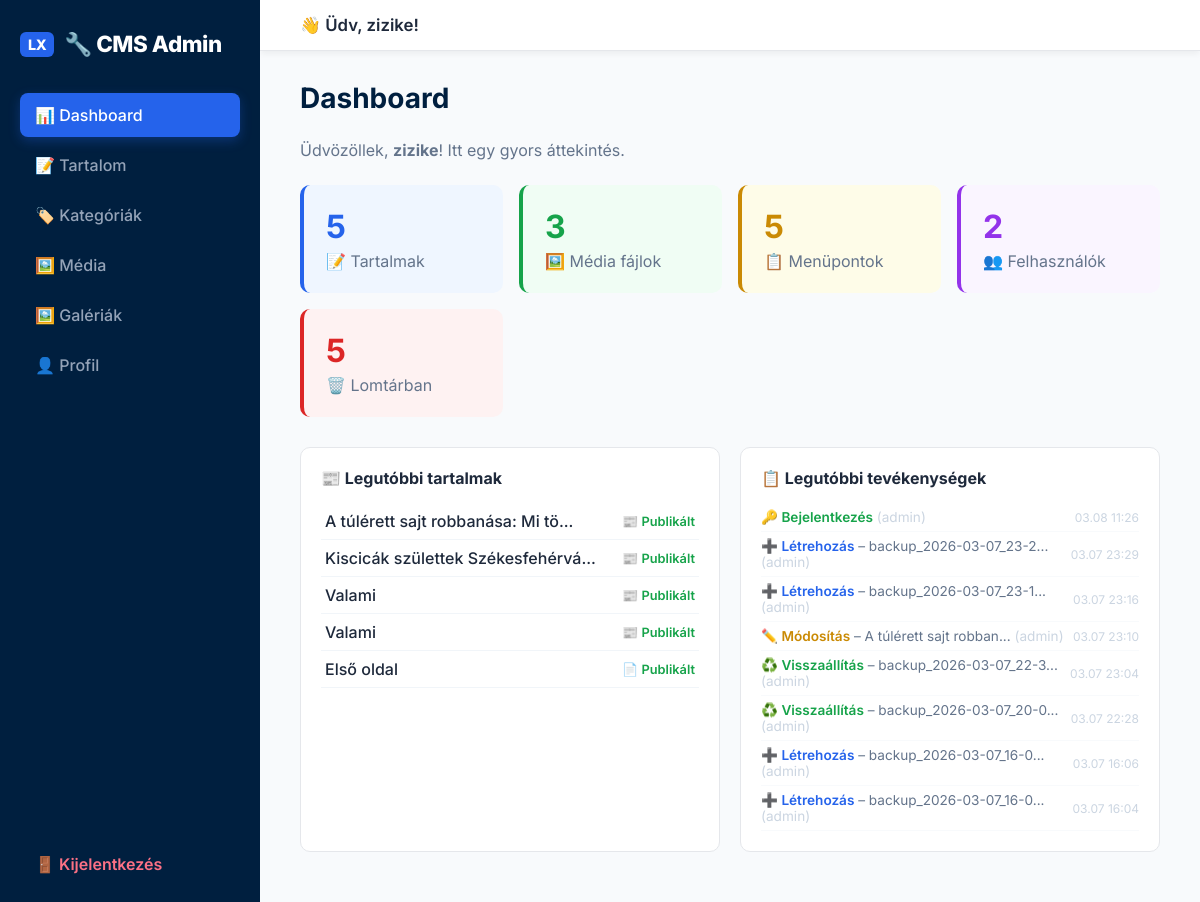
The app's page /admin/index.php (signed in) with its own data.
### tables this page shows
CREATE TABLE `posts` (
  `id` int(11) NOT NULL AUTO_INCREMENT,
  `title` varchar(255) DEFAULT NULL,
  `slug` varchar(255) DEFAULT NULL,
  `content` text DEFAULT NULL,
  `status` varchar(20) DEFAULT 'published',
  `post_type` varchar(20) DEFAULT 'page',
  `meta_title` varchar(255) DEFAULT NULL,
  `meta_description` text DEFAULT NULL,
  `featured_image` varchar(255) DEFAULT NULL,
  `publish_at` datetime DEFAULT NULL,
  `deleted_at` datetime DEFAULT NULL,
  PRIMARY KEY (`id`),
  UNIQUE KEY `slug` (`slug`)
);

CREATE TABLE `activity_log` (
  `id` int(11) NOT NULL AUTO_INCREMENT,
  `user_id` int(11) DEFAULT NULL,
  `username` varchar(100) DEFAULT NULL,
  `action` varchar(50) NOT NULL,
  `target_type` varchar(50) DEFAULT NULL,
  `target_id` int(11) DEFAULT NULL,
  `target_title` varchar(255) DEFAULT NULL,
  `details` text DEFAULT NULL,
  `ip_address` varchar(45) DEFAULT NULL,
  `created_at` timestamp NOT NULL DEFAULT current_timestamp(),
  PRIMARY KEY (`id`),
  KEY `idx_created` (`created_at`),
  KEY `idx_user` (`user_id`)
);

### admin/index.php (the view, shortened to what this page needs)
<?php
require_once '../config.php';
require_once 'layout.php';
    ?>
    <?php
$postCount = $db->query("SELECT COUNT(*) FROM posts WHERE deleted_at IS NULL")->fetchColumn();
$mediaCount = $db->query("SELECT COUNT(*) FROM media")->fetchColumn();
$menuCount = $db->query("SELECT COUNT(*) FROM menus")->fetchColumn();
$userCount = $db->query("SELECT COUNT(*) FROM users")->fetchColumn();
$trashCount = $db->query("SELECT COUNT(*) FROM posts WHERE deleted_at IS NOT NULL")->fetchColumn();
$recentPosts = $db->query("SELECT id, title, post_type, status FROM posts WHERE deleted_at IS NULL ORDER BY id DESC LIMIT 5")->fetchAll();
$recentLogs = [];
try {
    $recentLogs = $db->query("SELECT * FROM activity_log ORDER BY created_at DESC LIMIT 8")->fetchAll();
} catch (PDOException $e) {
}
?>
<p style="margin-bottom: 25px; color: #64748b;">Üdvözöllek,
    <strong><?php echo htmlspecialchars($_SESSION['admin_user']); ?></strong>! Itt egy gyors áttekintés.
</p>
<div
    style="display: grid; grid-template-columns: repeat(auto-fill, minmax(180px, 1fr)); gap: 16px; margin-bottom: 30px;">
    <div style="background: #eff6ff; padding: 22px; border-radius: 10px; border-left: 4px solid #2563eb;">
        <div style="font-size: 2rem; font-weight: 700; color: #2563eb;"><?php echo $postCount; ?></div>
        <div style="color: #64748b; margin-top: 5px;">📝 Tartalmak</div>
    </div>
    <div style="background: #f0fdf4; padding: 22px; border-radius: 10px; border-left: 4px solid #16a34a;">
        <div style="font-size: 2rem; font-weight: 700; color: #16a34a;"><?php echo $mediaCount; ?></div>
        <div style="color: #64748b; margin-top: 5px;">🖼️ Média fájlok</div>
    </div>
    <div style="background: #fefce8; padding: 22px; border-radius: 10px; border-left: 4px solid #ca8a04;">
        <div style="font-size: 2rem; font-weight: 700; color: #ca8a04;"><?php echo $menuCount; ?></div>
        <div style="color: #64748b; margin-top: 5px;">📋 Menüpontok</div>
    </div>
    <div style="background: #faf5ff; padding: 22px; border-radius: 10px; border-left: 4px solid #9333ea;">
        <div style="font-size: 2rem; font-weight: 700; color: #9333ea;"><?php echo $userCount; ?></div>
        <div style="color: #64748b; margin-top: 5px;">👥 Felhasználók</div>
    </div>
    <?php if ($trashCount > 0): ?>
        <div style="background: #fef2f2; padding: 22px; border-radius: 10px; border-left: 4px solid #dc2626;">
            <div style="font-size: 2rem; font-weight: 700; color: #dc2626;"><?php echo $trashCount; ?></div>
            <div style="color: #64748b; margin-top: 5px;">🗑️ Lomtárban</div>
        </div>
    <?php endif; ?>
</div>
<div style="display: grid; grid-template-columns: 1fr 1fr; gap: 20px; margin-bottom: 30px;">
    <div style="background: #fff; padding: 20px; border-radius: 10px; border: 1px solid #e5e7eb;">
        <h3 style="margin-bottom: 15px; color: #1e293b; font-size: 1rem;">📰 Legutóbbi tartalmak</h3>
        <?php if (empty($recentPosts)): ?>
            <p style="color: #94a3b8;">Nincs még tartalom.</p>
        <?php else: ?>
            <table style="width: 100%; border-collapse: collapse;">
                <?php foreach ($recentPosts as $rp): ?>
                    <tr>
                        <td style="padding: 8px 4px; border-bottom: 1px solid #f1f5f9;">
                            <a href="posts.php?edit=<?php echo $rp['id']; ?>"
                                style="color: #1e293b; text-decoration: none; font-weight: 500;">
                                <?php echo htmlspecialchars(mb_strimwidth($rp['title'], 0, 35, '...')); ?>
                            </a>
                        </td>
                        <td
                            style="padding: 8px 4px; border-bottom: 1px solid #f1f5f9; color: #94a3b8; font-size: 0.8rem; text-align: right; white-space: nowrap;">
                            <?php
                            $typeIcon = $rp['post_type'] === 'post' ? '📰' : '📄';
                            $statusColors = ['published' => '#16a34a', 'draft' => '#ca8a04', 'scheduled' => '#2563eb'];
                            $statusLabel = ['published' => 'Publikált', 'draft' => 'Vázlat', 'scheduled' => 'Ütemezett'];
                            ?>
                            <?php echo $typeIcon; ?>
                            <span style="color: <?php echo $statusColors[$rp['status']] ?? '#94a3b8'; ?>; font-weight: 600;">
                                <?php echo $statusLabel[$rp['status']] ?? $rp['status']; ?>
                            </span>
                        </td>
                    </tr>
                <?php endforeach; ?>
            </table>
        <?php endif; ?>
    </div>
    <div style="background: #fff; padding: 20px; border-radius: 10px; border: 1px solid #e5e7eb;">
        <h3 style="margin-bottom: 15px; color: #1e293b; font-size: 1rem;">📋 Legutóbbi tevékenységek</h3>
        <?php if (empty($recentLogs)): ?>
            <p style="color: #94a3b8;">Nincs még bejegyzett tevékenység.</p>
        <?php else: ?>
            <?php
            $actionLabels = [
                'login' => ['🔑 Bejelentkezés', '#16a34a'],
                'logout' => ['🚪 Kijelentkezés', '#64748b'],
                'create' => ['➕ Létrehozás', '#2563eb'],
                'update' => ['✏️ Módosítás', '#ca8a04'],
                'delete' => ['🗑️ Lomtárba', '#dc2626'],
                'restore' => ['♻️ Visszaállítás', '#16a34a'],
                'purge' => ['❌ Végleges törlés', '#991b1b'],
            ];
            ?>
            <?php foreach ($recentLogs as $log): ?>
                <?php
                $label = $actionLabels[$log['action']] ?? ['❓ ' . $log['action'], '#64748b'];
                ?>
                <div
                    style="padding: 6px 0; border-bottom: 1px solid #f8fafc; font-size: 0.85rem; display: flex; justify-content: space-between; align-items: center;">
                    <div>
                        <span style="color: <?php echo $label[1]; ?>; font-weight: 600;"><?php echo $label[0]; ?></span>
                        <?php if ($log['target_title']): ?>
                            <span style="color: #64748b;"> –
                                <?php echo htmlspecialchars(mb_strimwidth($log['target_title'], 0, 25, '...')); ?></span>
                        <?php endif; ?>
                        <span style="color: #cbd5e1;"> (<?php echo htmlspecialchars($log['username']); ?>)</span>
                    </div>
                    <span style="color: #cbd5e1; font-size: 0.75rem; white-space: nowrap;">
                        <?php echo date('m.d H:i', strtotime($log['created_at'])); ?>
                    </span>
                </div>
            <?php endforeach; ?>
        <?php endif; ?>
    </div>
</div>

### admin/layout.php (style rules this page uses)
* { box-sizing: border-box; margin: 0; padding: 0; }
body { display: flex; font-family: 'Inter', system-ui, -apple-system, sans-serif; background: #f1f5f9; height: 100vh; overflow: hidden; color: #1e293b; }
table { width: 100%; border-collapse: collapse; margin-top: 15px; }
th, td { padding: 10px 14px; text-align: left; border-bottom: 1px solid #e5e7eb; }

### records on screen
posts: title "A túlérett sajt robbanása: Mi tö...", post_type "📰", status "Publikált"
posts: title "Kiscicák születtek Székesfehérvá...", post_type "📰", status "Publikált"
posts: title "Valami", post_type "📰", status "Publikált"
posts: title "Valami", post_type "📰", status "Publikált"
posts: title "Első oldal", post_type "📄", status "Publikált"
activity_log: action "🔑 Bejelentkezés", username "admin", created_at "03.08 11:26"
activity_log: action "➕ Létrehozás", target_title "backup_2026-03-07_23-2...", username "admin", created_at "03.07 23:29"
activity_log: action "➕ Létrehozás", target_title "backup_2026-03-07_23-1...", username "admin", created_at "03.07 23:16"
activity_log: action "✏️ Módosítás", target_title "A túlérett sajt robban...", username "admin", created_at "03.07 23:10"
activity_log: action "♻️ Visszaállítás", target_title "backup_2026-03-07_22-3...", username "admin", created_at "03.07 23:04"
activity_log: action "♻️ Visszaállítás", target_title "backup_2026-03-07_20-0...", username "admin", created_at "03.07 22:28"
activity_log: action "➕ Létrehozás", target_title "backup_2026-03-07_16-0...", username "admin", created_at "03.07 16:06"
activity_log: action "➕ Létrehozás", target_title "backup_2026-03-07_16-0...", username "admin", created_at "03.07 16:04"

### other values on screen
$_SESSION['admin_user'] "zizike"
$pageTitle "Dashboard"
$postCount "5"
$mediaCount "3"
$menuCount "5"
$userCount "2"
$trashCount "5"
